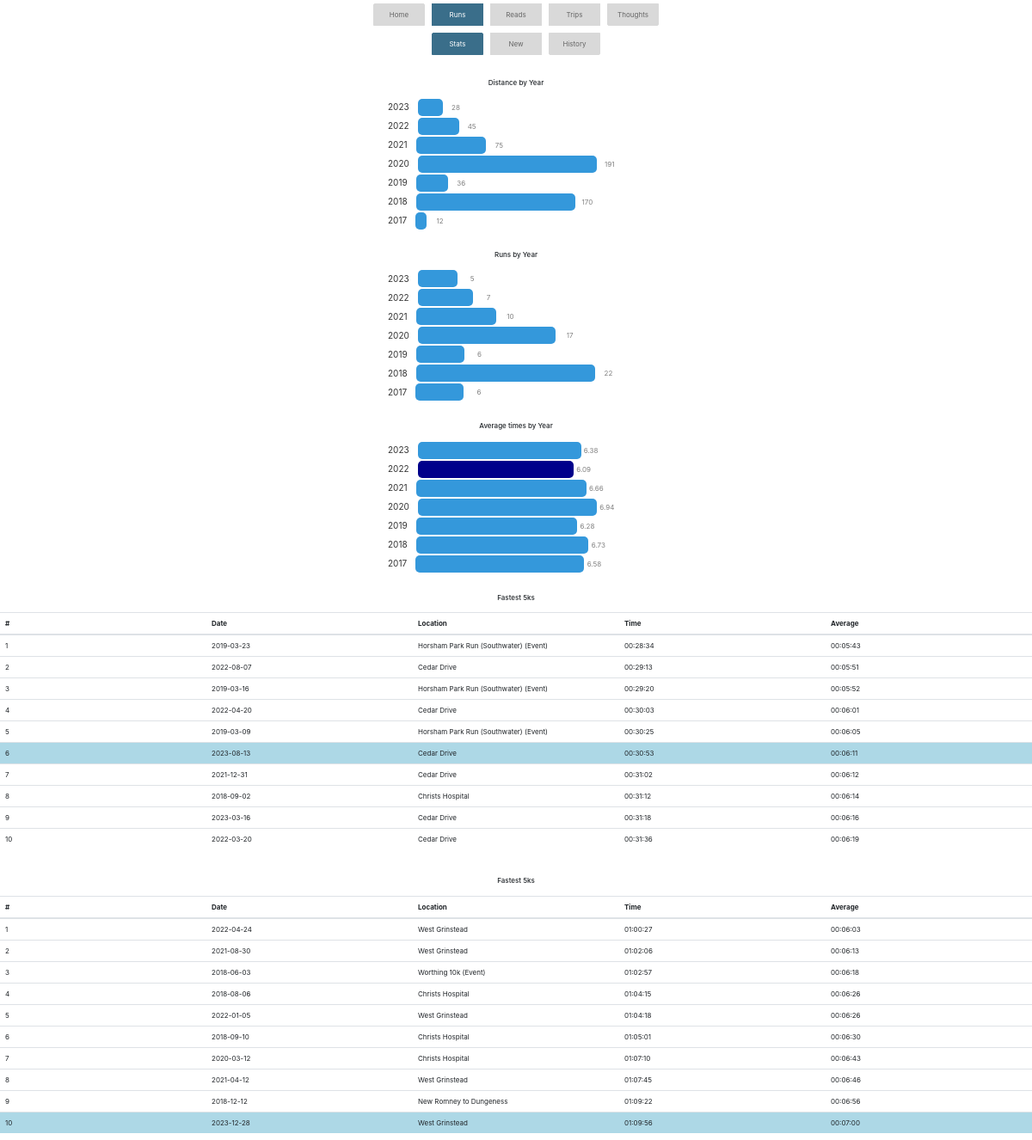
The app's page /runs/stats with its own data.
### app.py (models this page shows)
class Runs(db.Model):
    id = db.Column(db.Integer, primary_key=True)
    date = db.Column(db.String(20))
    time = db.Column(db.String(20))
    distance = db.Column(db.Integer)
    location = db.Column(db.String(50))
    date_added = db.Column(db.String(20))
    average_time_per_km = db.Column(db.String(50))

### app.py (the view)
@app.route('/runs/stats', methods=['GET', 'POST'])
def runs_stats():
    runs = Runs.query.all()
    years_array = [run.date.split('-')[0] for run in runs]
    years_of_runs = f.group_and_rank(years_array,"FALSE", 1000)
    ave_array = [run.average_time_per_km for run in runs]
    ave_times_per_year = f.group_with_agg(years_array, ave_array, 100, "ave", "time", "lowest")
    distance_array = [run.distance for run in runs]
    total_distance_per_year_data = f.group_with_agg(years_array, distance_array, 100, "sum", "whole")
    list_5k = [run for run in runs if run.distance == 5]
    sorted_list_5k = sorted(list_5k, key=lambda x: x.time)[:10]
    latest = max(sorted_list_5k, key=lambda x: x.date)
    for run in sorted_list_5k:
        if run.date == latest.date:
            run.is_latest = "bar_Low"
        else:
            run.is_latest = "bar_None"
    list_10k = [run for run in runs if run.distance == 10]
    sorted_list_10k = sorted(list_10k, key=lambda x: x.time)[:10]
    latest = max(sorted_list_10k, key=lambda x: x.date)
    for run in sorted_list_10k:
        if run.date == latest.date:
            run.is_latest = "bar_Low"
        else:
            run.is_latest = "bar_None"
    return render_template('runs_stats.html',total_distance_per_year_data=total_distance_per_year_data,years_of_runs=years_of_runs,ave_times_per_year=ave_times_per_year,sorted_list_5k=sorted_list_5k,sorted_list_10k=sorted_list_10k)

### functions.py (called while the page is built)
def group_and_rank(categories, sort_by_count, top_number, highlight="highest"):
    category_counts = {}
    for category in categories:
        if category in category_counts:
            category_counts[category] += 1
        else:
            category_counts[category] = 1
    if sort_by_count == "TRUE":
        aggregated_array = sorted(list(category_counts.items()), key=lambda item: item[1], reverse=True)[:top_number]
    elif sort_by_count == "FALSE":
        aggregated_array = list(category_counts.items())
        aggregated_array = sorted(aggregated_array, key=lambda item: item[0], reverse=True)[:top_number]
    ranked_array = create_weights(aggregated_array, highlight)
    return ranked_array

def convert_time_to_float(time):
    total_seconds = time.total_seconds()
    total_minutes = total_seconds / 60
    return round(total_minutes, 2)  # rounding to 2 decimal places

def create_weights(data, highlight):
    max_val = max(val[1] for val in data)
    min_val = min(val[1] for val in data)
    weighted_data = []
    category = ""
    for row in data:
        proportion = int((row[1]/max_val)*100)*0.7
        if proportion == 100:
            if highlight == "highest":
                category = "bar_High"
            else:
                category = "bar_Med"
        elif row[1] == min_val:
            if highlight == "lowest":
                category = "bar_High"
            else:
                category = "bar_Med"
        else:
             category = "bar_Med"
        weighted_row = [row[0], row[1], proportion, category]  # Include both original and proportion
        weighted_data.append(weighted_row)
    return weighted_data

### templates/runs_stats.html (shortened to what this page needs)
{% extends 'base.html' %}
{% block content %}
{% include 'base_runs.html' %}
<br/><br/>
    <h6 class="center">Distance by Year</h6>
    <br/>
    <div class="chart center">
        {% for year_values in total_distance_per_year_data %}
            <div class="bar-container">
                <div class="small-label">{{year_values[0]}}</div>
                <div class="bar {{year_values[3]}}" style="width: {{year_values[2]}}%">
                    <div class="value">{{year_values[1]}}</div>
                </div>
            </div>
        {% endfor %}
    </div>
    <br/><br/>
    <h6 class="center">Runs by Year</h6>
    <br/>
    <div class="chart center">
        {% for year_runs in years_of_runs %}
            <div class="bar-container">
                <div class="small-label">{{year_runs[0]}}</div>
                <div class="bar {{year_runs[3]}}" style="width: {{year_runs[2]}}%">
                    <div class="value">{{year_runs[1]}}</div>
                </div>
            </div>
        {% endfor %}
    </div>
    <br/><br/>
    <h6 class="center">Average times by Year</h6>
    <br/>
    <div class="chart center">
        {% for year_ave in ave_times_per_year %}
            <div class="bar-container">
                <div class="small-label">{{year_ave[0]}}</div>
                <div class="bar {{year_ave[3]}}" style="width: {{year_ave[2]}}%">
                    <div class="value">{{year_ave[1]}}</div>
                </div>
            </div>
        {% endfor %}
        </div>
    </div>
    <br/><br/>
    <h6 class="center">Fastest 5ks</h6>
    <br/>
        <table class="table override_table">
            <thead>
                <tr>
                    <th>#</th>
                    <th>Date</th>
                    <th>Location</th>
                    <th>Time</th>
                    <th>Average</th>
                </tr>
            </thead>
            <tbody>
                {% for runs in sorted_list_5k %}
                    <tr class="{{runs.is_latest}}">
                        <td>{{ loop.index }}</td>
                        <td>{{ runs.date }}</td>
                        <td>{{ runs.location }}</td>
                        <td>{{ runs.time }}</td>
                        <td>{{ runs.average_time_per_km }}</td>
                    </tr>
                {% endfor %}
            </tbody>
        </table>
        <br/><br/>
        <h6 class="center">Fastest 5ks</h6>
        <br/>
            <table class="table override_table">
                <thead>
                    <tr>
                        <th>#</th>
                        <th>Date</th>
                        <th>Location</th>
                        <th>Time</th>
                        <th>Average</th>
                    </tr>
                </thead>
                <tbody>
                    {% for runs in sorted_list_10k %}
                        <tr class="{{runs.is_latest}}">
                            <td>{{ loop.index }}</td>
                            <td>{{ runs.date }}</td>
                            <td>{{ runs.location }}</td>
                            <td>{{ runs.time }}</td>
                            <td>{{ runs.average_time_per_km }}</td>
                        </tr>
                    {% endfor %}
                </tbody>
            </table>
{% endblock %}

### static/my_override_style.css (style rules this page uses)
* { font-size: 6pt; }
.center { text-align: center; margin: auto; }
.override_table { table-layout: fixed; }
.trips_stats_table th, td { width: 16.7%; }
.chart { width: 300px; background-color: #fff; }
.bar-container { display: flex; align-items: center; padding: 1px; min-width: 200px; }
.bar { height: 20px; border-radius: 5px; position: relative; }
.bar::before { content: attr(data-label); position: absolute; left: 10px; top: 50%; transform: translateY(-50%); color: #333; }
.value { position: absolute; right: -20px; top: 50%; transform: translateY(-50%); color: gray; }
.small-label { text-align: centre; font-size: 10px; color: #333; margin-right: 10px; min-width: 20px; }
.bar_High { background-color: darkblue; }
.bar_Med { background-color: #3498db; }
.bar_Low { background-color: lightblue; }
.bar_None { background-color: white; }

### records on screen
Runs: date "2019-03-23", location "Horsham Park Run (Southwater) (Event)", time "00:28:34", average_time_per_km "00:05:43"
Runs: date "2022-08-07", location "Cedar Drive", time "00:29:13", average_time_per_km "00:05:51"
Runs: date "2019-03-16", location "Horsham Park Run (Southwater) (Event)", time "00:29:20", average_time_per_km "00:05:52"
Runs: date "2022-04-20", location "Cedar Drive", time "00:30:03", average_time_per_km "00:06:01"
Runs: date "2019-03-09", location "Horsham Park Run (Southwater) (Event)", time "00:30:25", average_time_per_km "00:06:05"
Runs: date "2023-08-13", location "Cedar Drive", time "00:30:53", average_time_per_km "00:06:11"
Runs: date "2021-12-31", location "Cedar Drive", time "00:31:02", average_time_per_km "00:06:12"
Runs: date "2018-09-02", location "Christs Hospital", time "00:31:12", average_time_per_km "00:06:14"
Runs: date "2023-03-16", location "Cedar Drive", time "00:31:18", average_time_per_km "00:06:16"
Runs: date "2022-03-20", location "Cedar Drive", time "00:31:36", average_time_per_km "00:06:19"
Runs: date "2022-04-24", location "West Grinstead", time "01:00:27", average_time_per_km "00:06:03"
Runs: date "2021-08-30", location "West Grinstead", time "01:02:06", average_time_per_km "00:06:13"
Runs: date "2018-06-03", location "Worthing 10k (Event)", time "01:02:57", average_time_per_km "00:06:18"
Runs: date "2018-08-06", location "Christs Hospital", time "01:04:15", average_time_per_km "00:06:26"
Runs: date "2022-01-05", location "West Grinstead", time "01:04:18", average_time_per_km "00:06:26"
Runs: date "2018-09-10", location "Christs Hospital", time "01:05:01", average_time_per_km "00:06:30"
Runs: date "2020-03-12", location "Christs Hospital", time "01:07:10", average_time_per_km "00:06:43"
Runs: date "2021-04-12", location "West Grinstead", time "01:07:45", average_time_per_km "00:06:46"
Runs: date "2018-12-12", location "New Romney to Dungeness", time "01:09:22", average_time_per_km "00:06:56"
Runs: date "2023-12-28", location "West Grinstead", time "01:09:56", average_time_per_km "00:07:00"

### other values on screen
{{ year_values[0] }} "2023" "2022" "2021" "2020" "2019" "2018" "2017"
{{ year_values[1] }} "28" "45" "75" "191" "36" "170" "12"
{{ year_runs[0] }} "2023" "2022" "2021" "2020" "2019" "2018" "2017"
{{ year_runs[1] }} "5" "7" "10" "17" "6" "22" "6"
{{ year_ave[0] }} "2023" "2022" "2021" "2020" "2019" "2018" "2017"
{{ year_ave[1] }} "6.38" "6.09" "6.66" "6.94" "6.28" "6.73" "6.58"
